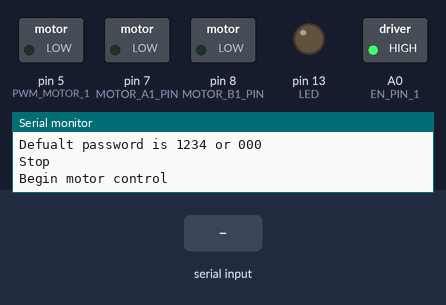
This sketch was run on a simulated Arduino Uno, built with avr-gcc and run on an emulated ATmega328P. On the bench: switched loads named in the sketch (green lamp = pin HIGH), output pins drawn as LEDs (lit = HIGH), the last lines printed to the serial monitor. Dashed ring = blinking. Inputs (shaded band) come from the test bench. The board resets itself during the run and starts again.

Above: at 5.2 s.
5.3 s: "1" received over the second serial link
At 6.2 s:
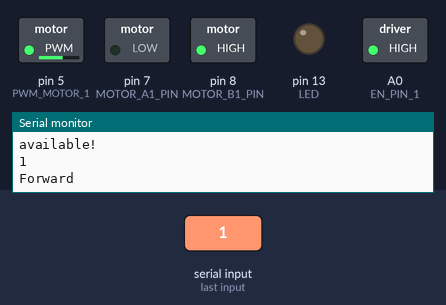
6.8 s: "2" received over the second serial link
At 7.7 s:
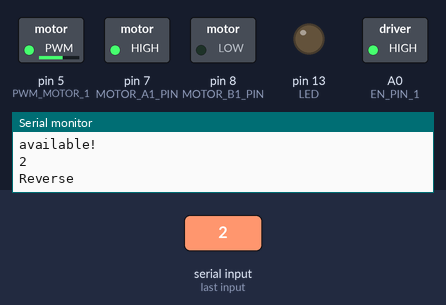
At 9.4 s:
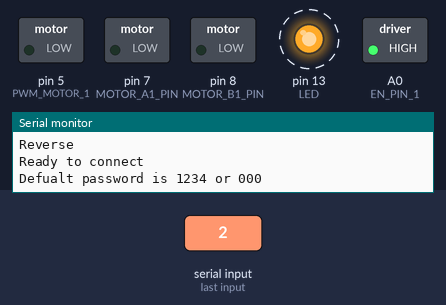
Timing chart, 0 to 14.8 s (numbered marks = the images above; inputs shaded):
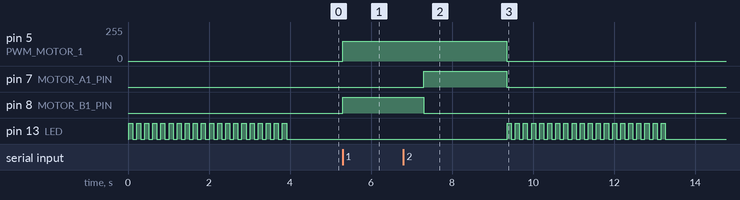

Measured:
- after the input at 5.3 s, pin 5 (PWM_MOTOR_1): 0/255 → 150/255 at once; pin 8 (MOTOR_B1_PIN): LOW → HIGH at once
- after the input at 6.8 s, pin 7 (MOTOR_A1_PIN): LOW → HIGH after 0.50 s, → LOW 2.0 s later; pin 8 (MOTOR_B1_PIN): HIGH → LOW after 0.50 s instead of 2.5 s

The sketch:

FreeWheelyFWBle.ino
```cpp
#include <SoftwareSerial.h>
#include <avr/wdt.h>

/*
 * MOTOR
 */
#define CMD_FORWARD   '1'
#define CMD_REVERSE   '2'
#define CMD_STOP      '3'
#define CMD_INC_SPEED '+'
#define CMD_DEC_SPEED '-'
#define CMD_KEEPALIVE '9'

#define BRAKE 0
#define CW    1
#define CCW   2
#define CS_THRESHOLD 15   // Definition of safety current (Check: "1.3 Monster Shield Example").

#define MOTOR_A1_PIN  7
#define MOTOR_B1_PIN  8
#define PWM_MOTOR_1   5
#define EN_PIN_1      A0

bool isFirstCmd = true;
short usSpeed = 150;  //default motor speed
unsigned short usMotor_Status = BRAKE;

/*
 * BLE
 */
 #define LED          LED_BUILTIN
SoftwareSerial MyBlue(2, 3); // RX | TX
char msg = 0;


void setup() {
  wdt_disable();
  Serial.begin(9600);
  ble_setUp();
  motor_setUp();

  //sanity
  pinMode(LED, OUTPUT);
  for (int i = 0 ; i < 20; i++) {
    digitalWrite(LED, HIGH);
    delay(100);
    digitalWrite(LED, LOW);
    delay(100);
  }
}

void loop()
{
  if (MyBlue.available()) {
    msg = MyBlue.read();
    Serial.println("available!");
    Serial.println(msg);

    execMotorCMD(msg);
    if(isFirstCmd) {
      startWD();
      isFirstCmd = false;
    }
  }
}

void ble_setUp() {
  MyBlue.begin(9600);
  Serial.println("Ready to connect\nDefualt password is 1234 or 000");
}

void motor_setUp() {
  pinMode(MOTOR_A1_PIN, OUTPUT);
  pinMode(MOTOR_B1_PIN, OUTPUT);
  pinMode(PWM_MOTOR_1, OUTPUT);
  pinMode(EN_PIN_1, OUTPUT);

  execMotorCMD(CMD_STOP);
  Serial.println("Begin motor control");
}

void startWD() {
  // make a delay before enable WDT
  // this delay help to complete all initial tasks
  delay(2000);
  wdt_enable(WDTO_2S);
}

void execMotorCMD(char cmd)
{
  digitalWrite(EN_PIN_1, HIGH);

  if (cmd == CMD_FORWARD)
  {
    Forward();
  }
  else if (cmd == CMD_REVERSE)
  {
    Reverse();
  }
  else if (cmd == CMD_STOP)
  {
    Stop();
  }
  else if (cmd == CMD_INC_SPEED)
  {
    IncreaseSpeed();
  }
  else if (cmd == CMD_DEC_SPEED)
  {
    DecreaseSpeed();
  }
  else if (cmd == CMD_KEEPALIVE)
  {
    wdt_reset();
  }
  else
  {
    Serial.println("Invalid option entered");
  }
}

void Stop()
{
  Serial.println("Stop");
  usMotor_Status = BRAKE;
  motorGo(usMotor_Status, 0);
}

void Forward()
{
  Serial.println("Forward");
  usMotor_Status = CW;
  motorGo(usMotor_Status, usSpeed);
}

void Reverse()
{
  Serial.println("Reverse");
  usMotor_Status = CCW;
  motorGo(usMotor_Status, usSpeed);
}

void IncreaseSpeed()
{
  usSpeed = usSpeed + 10;
  if (usSpeed > 255)
  {
    usSpeed = 255;
  }

  Serial.print("Speed +: ");
  Serial.println(usSpeed);

  motorGo(usMotor_Status, usSpeed);
}

void DecreaseSpeed()
{
  usSpeed = usSpeed - 10;
  if (usSpeed < 0)
  {
    usSpeed = 0;
  }

  Serial.print("Speed -: ");
  Serial.println(usSpeed);

  motorGo(usMotor_Status, usSpeed);
}

void motorGo(uint8_t direct, uint8_t pwm)         //Function that controls the variables: motor(0 ou 1), direction (cw ou ccw) e pwm (entra 0 e 255);
{
    if (direct == CW)
    {
      digitalWrite(MOTOR_A1_PIN, LOW);
      digitalWrite(MOTOR_B1_PIN, HIGH);
    }
    else if (direct == CCW)
    {
      digitalWrite(MOTOR_A1_PIN, HIGH);
      digitalWrite(MOTOR_B1_PIN, LOW);
    }
    else
    {
      digitalWrite(MOTOR_A1_PIN, LOW);
      digitalWrite(MOTOR_B1_PIN, LOW);
    }

    analogWrite(PWM_MOTOR_1, pwm);
}
```
